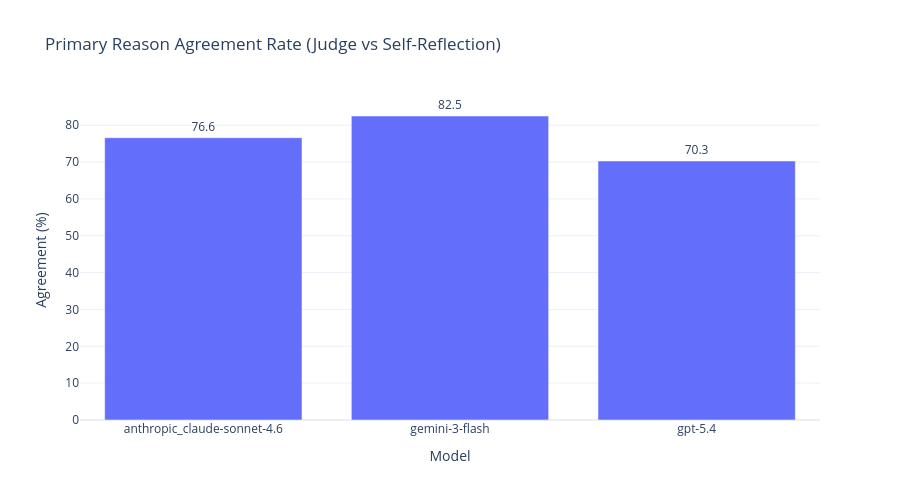
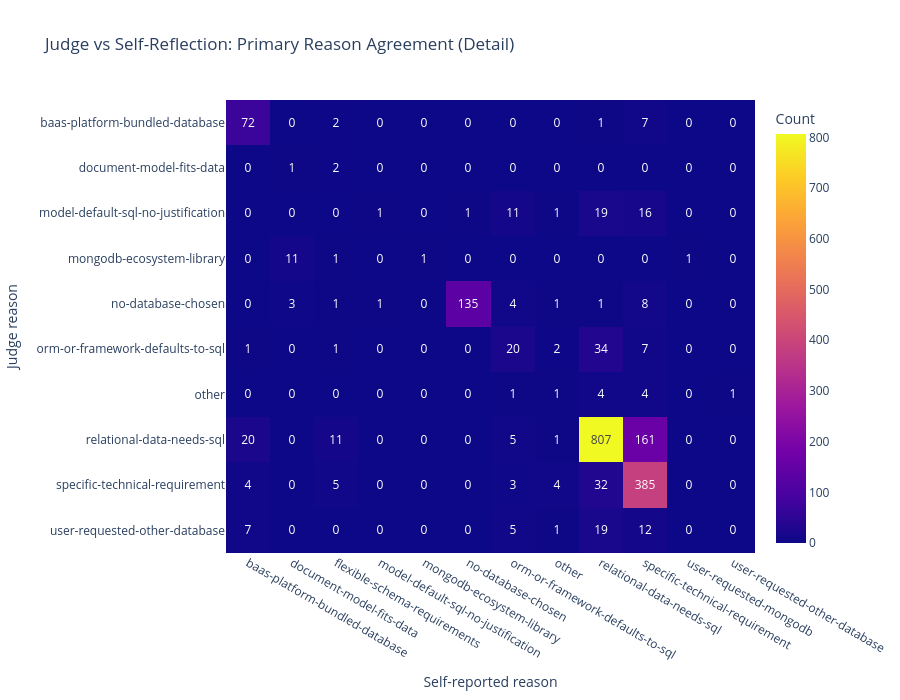

Notebook code cell kept with these figures, in order:
### Markdown cell above
#### Reason-Agreement Heatmap

The judge's primary reason (rows) vs the model's self-reported primary reason (columns). Cells on the diagonal represent agreement; off-diagonal cells reveal systematic mismatches. For example, if the judge frequently says `model-default-sql-no-justification` but the model claims `document-model-fits-data`, that's a rationalization pattern.

### Code cell
agreement = df.dropna(subset=["judge_primary_reason", "self_primary_reason"]).copy()
agreement["reasons_agree"] = agreement["judge_primary_reason"] == agreement["self_primary_reason"]

agree_by_model = (
    agreement
    .groupby("model")
    .agg(
        agree_pct=("reasons_agree", lambda s: round(s.mean() * 100, 1)),
        n=("reasons_agree", "count"),
    )
    .reset_index()
)

fig_agree = px.bar(
    agree_by_model,
    x="model",
    y="agree_pct",
    text="agree_pct",
    title="Primary Reason Agreement Rate (Judge vs Self-Reflection)",
    labels={"agree_pct": "Agreement (%)", "model": "Model"},
    template=TEMPLATE,
    width=CHART_WIDTH,
    height=CHART_HEIGHT,
)
fig_agree.update_traces(textposition="outside", marker_color=COLOR_GENERIC)
fig_agree.show()

ct = pd.crosstab(agreement["judge_primary_reason"], agreement["self_primary_reason"])

fig = px.imshow(
    ct,
    text_auto=True,
    labels={"x": "Self-reported reason", "y": "Judge reason", "color": "Count"},
    title="Judge vs Self-Reflection: Primary Reason Agreement (Detail)",
    template=TEMPLATE,
    width=CHART_WIDTH,
    height=700,
    aspect="auto",
)
fig.show()

### Figure 1 — Plotly figure (JSON) as saved in the notebook; plotly's stock layout.template omitted (floating-point values rounded to 4 significant figures)
{"data": [{"hovertemplate": "Model=%{x}<br>Agreement (%)=%{text}<extra></extra>", "legendgroup": "", "marker": {"color": "#636EFA", "pattern": {"shape": ""}}, "name": "", "orientation": "v", "showlegend": false, "text": [76.6, 82.5, 70.3], "textposition": "outside", "type": "bar", "x": ["anthropic_claude-sonnet-4.6", "gemini-3-flash", "gpt-5.4"], "xaxis": "x", "y": [76.6, 82.5, 70.3], "yaxis": "y"}], "layout": {"barmode": "relative", "height": 500, "legend": {"tracegroupgap": 0}, "title": {"text": "Primary Reason Agreement Rate (Judge vs Self-Reflection)"}, "width": 900, "xaxis": {"anchor": "y", "domain": [0, 1], "title": {"text": "Model"}}, "yaxis": {"anchor": "x", "domain": [0, 1], "title": {"text": "Agreement (%)"}}}}

### Figure 2 — Plotly figure (JSON) as saved in the notebook; plotly's stock layout.template omitted (floating-point values rounded to 4 significant figures)
{"data": [{"coloraxis": "coloraxis", "hovertemplate": "Self-reported reason: %{x}<br>Judge reason: %{y}<br>Count: %{z}<extra></extra>", "name": "0", "texttemplate": "%{z}", "type": "heatmap", "x": ["baas-platform-bundled-database", "document-model-fits-data", "flexible-schema-requirements", "model-default-sql-no-justification", "mongodb-ecosystem-library", "no-database-chosen", "orm-or-framework-defaults-to-sql", "other", "relational-data-needs-sql", "specific-technical-requirement", "user-requested-mongodb", "user-requested-other-database"], "xaxis": "x", "y": ["baas-platform-bundled-database", "document-model-fits-data", "model-default-sql-no-justification", "mongodb-ecosystem-library", "no-database-chosen", "orm-or-framework-defaults-to-sql", "other", "relational-data-needs-sql", "specific-technical-requirement", "user-requested-other-database"], "yaxis": "y", "z": [[72, 0, 2, 0, 0, 0, 0, 0, 1, 7, 0, 0], [0, 1, 2, 0, 0, 0, 0, 0, 0, 0, 0, 0], [0, 0, 0, 1, 0, 1, 11, 1, 19, 16, 0, 0], [0, 11, 1, 0, 1, 0, 0, 0, 0, 0, 1, 0], [0, 3, 1, 1, 0, 135, 4, 1, 1, 8, 0, 0], [1, 0, 1, 0, 0, 0, 20, 2, 34, 7, 0, 0], [0, 0, 0, 0, 0, 0, 1, 1, 4, 4, 0, 1], [20, 0, 11, 0, 0, 0, 5, 1, 807, 161, 0, 0], [4, 0, 5, 0, 0, 0, 3, 4, 32, 385, 0, 0], [7, 0, 0, 0, 0, 0, 5, 1, 19, 12, 0, 0]]}], "layout": {"coloraxis": {"colorbar": {"title": {"text": "Count"}}, "colorscale": [[0, "#0d0887"], [0.1111, "#46039f"], [0.2222, "#7201a8"], [0.3333, "#9c179e"], [0.4444, "#bd3786"], [0.5556, "#d8576b"], [0.6667, "#ed7953"], [0.7778, "#fb9f3a"], [0.8889, "#fdca26"], [1, "#f0f921"]]}, "height": 700, "title": {"text": "Judge vs Self-Reflection: Primary Reason Agreement (Detail)"}, "width": 900, "xaxis": {"anchor": "y", "domain": [0, 1], "title": {"text": "Self-reported reason"}}, "yaxis": {"anchor": "x", "autorange": "reversed", "domain": [0, 1], "title": {"text": "Judge reason"}}}}
